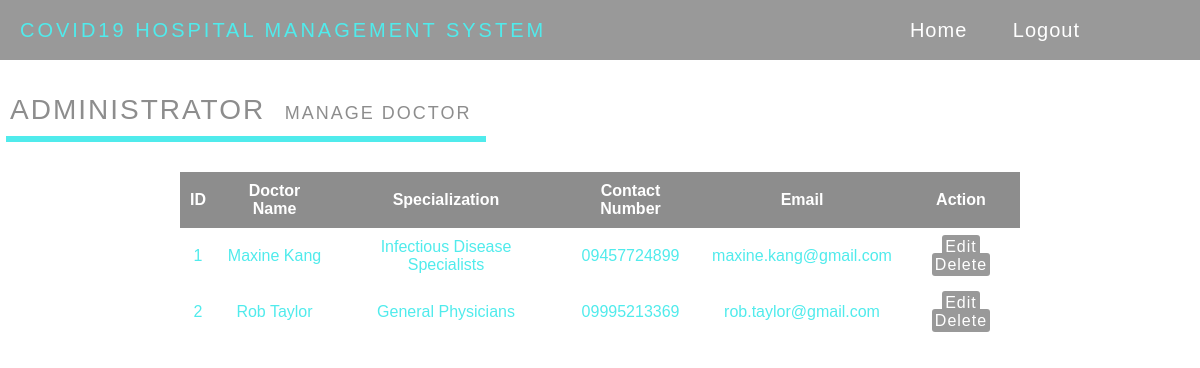
Screenshot of /admin/manage-doc.php with the database file from the repository.
### tables this page shows
CREATE TABLE `doctor` (
  `doctor_ID` int(11) NOT NULL,
  `dFullName` varchar(255) NOT NULL,
  `dUsername` varchar(255) NOT NULL,
  `dPassword` varchar(255) NOT NULL,
  `dEmail` varchar(255) NOT NULL,
  `dNumber` varchar(50) NOT NULL,
  `dAge` int(20) NOT NULL,
  `dBirthday` date NOT NULL,
  `dAddress` varchar(255) NOT NULL,
  `dGender` varchar(255) NOT NULL,
  `dProfilepic` varchar(255) NOT NULL,
  `dSpecialization` varchar(255) NOT NULL
);

### admin/manage-doc.php (the view, shortened to what this page needs)
<?php
	include('../include/config.php');
?>
<!DOCTYPE html>
<html lang="en">
	<head>
		<link rel="stylesheet" href="styles.css">
	</head>
	<body>
		<div class="wrapper" id="wrapper">
			<div class="top_navbar">
				<div class="menu">
					<div class="logo">COVID19 Hospital Management System</div>
					<li><a href="home.php">Home</a>
					<a href="../include/logout.php" onClick="return confirm('Are you sure you want to logout?')">Logout</a></li>
				</div>
			</div>
			<p>ADMINISTRATOR&nbsp <small>MANAGE DOCTOR</small></p>
			<hr>
			<table>
				<thead>
				<tr>
				<th>ID</th>
				<th>Doctor Name</th>
				<th>Specialization</th>
				<th>Contact Number</th>
				<th>Email</th>
				<th>Action</th>
				</tr>
				</thead>
				<tbody>
				<?php
					$sql=mysqli_query($conn,"select * from doctor");
					while($row=mysqli_fetch_array($sql)) {
				?>
				<tr>
				<td><?php echo $row['doctor_ID'];?></td>
				<td><?php echo $row['dFullName'];?></td>
				<td><?php echo $row['dSpecialization'];?></td>
				<td><?php echo $row['dNumber'];?></td>
				<td><?php echo $row['dEmail'];?></td>
				<td>
				<a href="edit-doc.php?id=<?php echo $row['doctor_ID'];?>" class="icn" tooltip-placement="top" tooltip="Edit">Edit</a>
				<a href="manage-doc.php?id=<?php echo $row['doctor_ID']?>&del=delete" onClick="return confirm('Are you sure you want to delete?')" class="icn" tooltip-placement="top" tooltip="Remove">Delete</a>
				</td></tr>
				<?php } ?>
				</tbody>
		</table>
		</div>
	</body>
</html>

### admin/styles.css (style rules this page uses)
* { margin: 0; padding: 0; list-style: none; box-sizing: border-box; text-decoration: none; font-family: Helvetica; }
li, a { font-size: 20px; text-decoration: none; color: #999; }
.wrapper { width: 100%; height: 100%; }
.top_navbar { background: #999; height: 60px; display: flex; position: fixed; width: 100%; top: 0; }
.top_navbar .menu { width: calc(100% - 80px); height: 100%; display: flex; justify-content: space-between; align-items: center; padding: 0 20px; }
.top_navbar .menu .logo { color: #50ebec; text-transform: uppercase; letter-spacing: 3px; font-size: 20px; }
.top_navbar .menu li a { color: white; padding: 10px; text-decoration: none; display: inline-block; letter-spacing: 1px; font-size: 20px; margin: 0 10px; }
p { margin-top: 7%; padding: 10px; color: #8d8d8d; font-size: 28px; letter-spacing: 2px; }
small { font-size: 18px; }
hr { margin-left: .5%; width: 40%; padding: 3px; background: #50ebec; border: none; }
table { margin-top: 30px; margin-left: 15%; border-collapse: collapse; width: 70%; color: #50ebec; font-size: 16px; text-align: center; }
td { padding: 10px; }
th { background-color: #8d8d8d; color: white; padding: 10px; }
tr:nth-child(even) { background-color: white; padding: 10px; }
.icn { padding: 3px; border-radius: 3px; background-color: #999; font-size: 16px; color: #fff; cursor: pointer; letter-spacing: 1px; }

### rows the page displays
doctor: doctor_ID "1", dFullName "Maxine Kang", dSpecialization "Infectious Disease Specialists", dNumber "09457724899", dEmail "maxine.kang@gmail.com"
doctor: doctor_ID "2", dFullName "Rob Taylor", dSpecialization "General Physicians", dNumber "09995213369", dEmail "rob.taylor@gmail.com"
